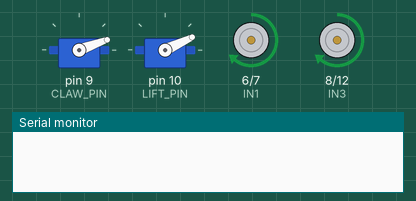
Simulated run of this sketch. Board: Arduino Uno, built with avr-gcc and run on an emulated ATmega328P. Parts: 2 × servo, motor-driver pin pairs drawn as motors (green arrow = first pin HIGH = forward, orange = second pin HIGH = backward, longer = more drive, scaled by the enable pin), the last lines printed to the serial monitor.

Above: at 0.85 s.
At 2.0 s:
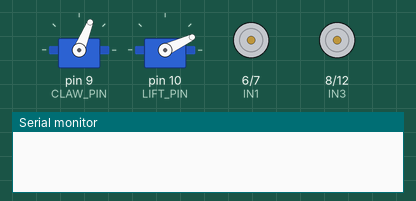
At 3.0 s:
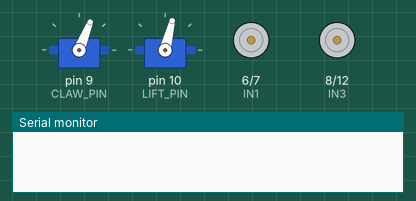
At 4.05 s:
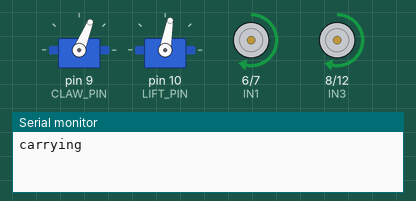
At 5.1 s:
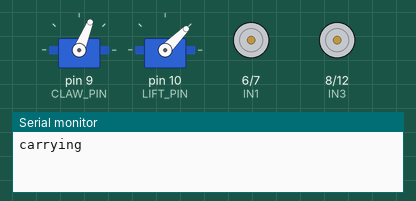
At 9.35 s:
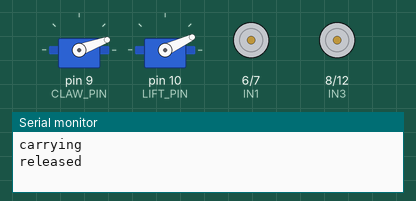
Timing chart, 0 to 10.7 s (numbered marks = the images above):
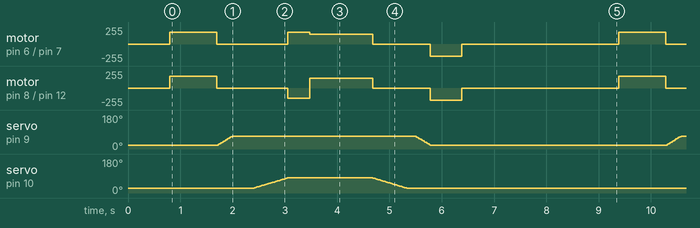

Measured:
- by itself, motor on pin 8 (IN3) / pin 12 (IN4): stopped → forward 180/255 at 0.80 s, → stopped 0.90 s later, → backward 150/255 1.4 s later, → forward 150/255 0.42 s later, … (33 changes in this stretch)
- by itself, motor on pin 6 (IN1) / pin 7 (IN2): repeats every 8.6 s: stopped 1.4 s, forward 180/255 0.42 s, forward 150/255 1.2 s, stopped 1.1 s, backward 180/255 0.60 s, stopped 3.0 s, forward 180/255 0.90 s

The sketch:

competition_robot.ino
```cpp
/*
 * OntarioSkills Competition Robot
 * -------------------------------
 * Differential drivetrain plus a motorised claw that grabs, lifts,
 * carries and releases boxes around a set course.
 *
 * The two things that took the longest to get right are both encoded
 * here as constants: GRIP_CLOSED (how hard the claw squeezes) and the
 * lift timing, because a claw that closes too gently drops the box
 * mid-lift and one that closes too hard stalls the servo.
 *
 * Board: Arduino Uno · Driver: L298N
 *
 * Castlebrooke Robotics Team — drivetrain and control logic by Jashan Multani
 */

#include <Servo.h>

// ---------------------------------------------------------------- pins
const uint8_t ENA = 5, IN1 = 6,  IN2 = 7;    // left drive
const uint8_t ENB = 11, IN3 = 8, IN4 = 12;   // right drive
const uint8_t CLAW_PIN = 9;
const uint8_t LIFT_PIN = 10;

/* ------------------------------------------------------------- tuning
 * GRIP_CLOSED was the fix for the claw dropping boxes mid-lift. The
 * first value let the box slip the moment the arm started moving; too
 * far the other way and the servo stalls and buzzes. This is the angle
 * that holds without straining.
 */
const uint8_t GRIP_OPEN    = 20;
const uint8_t GRIP_CLOSED  = 68;

const uint8_t LIFT_DOWN    = 25;
const uint8_t LIFT_CARRY   = 80;

/* Weight distribution was the other problem: under a heavy box the
 * whole robot tilted forward like it was about to face-plant. We
 * reinforced the chassis, and capped drive power while carrying so it
 * doesn't lurch on acceleration. */
const uint8_t SPEED_NORMAL  = 180;
const uint8_t SPEED_LOADED  = 120;   // while a box is in the claw
const uint8_t SPEED_TURN    = 150;

const uint16_t GRIP_SETTLE_MS = 400; // let the claw close BEFORE lifting
const uint16_t LIFT_STEP_MS   = 12;  // per degree — slow lift, less tilt

Servo claw, lift;
bool carrying = false;

void setup() {
  pinMode(ENA, OUTPUT); pinMode(IN1, OUTPUT); pinMode(IN2, OUTPUT);
  pinMode(ENB, OUTPUT); pinMode(IN3, OUTPUT); pinMode(IN4, OUTPUT);
  claw.attach(CLAW_PIN); lift.attach(LIFT_PIN);
  claw.write(GRIP_OPEN); lift.write(LIFT_DOWN);
  Serial.begin(9600);
  delay(800);
}

// ------------------------------------------------------------- drive
void drive(int l, int r) {
  digitalWrite(IN1, l >= 0); digitalWrite(IN2, l < 0);
  digitalWrite(IN3, r >= 0); digitalWrite(IN4, r < 0);
  analogWrite(ENA, constrain(abs(l), 0, 255));
  analogWrite(ENB, constrain(abs(r), 0, 255));
}
void halt() { drive(0, 0); }

uint8_t cruise() { return carrying ? SPEED_LOADED : SPEED_NORMAL; }

void forward(uint16_t ms) { drive(cruise(), cruise()); delay(ms); halt(); }
void back(uint16_t ms)    { drive(-cruise(), -cruise()); delay(ms); halt(); }
void turnLeft(uint16_t ms)  { drive(-SPEED_TURN,  SPEED_TURN); delay(ms); halt(); }
void turnRight(uint16_t ms) { drive( SPEED_TURN, -SPEED_TURN); delay(ms); halt(); }

// --------------------------------------------------------------- claw
void sweep(Servo &s, uint8_t target, uint16_t stepMs) {
  int pos = s.read();
  int dir = (target > pos) ? 1 : -1;
  while (pos != target) { pos += dir; s.write(pos); delay(stepMs); }
}

void grab() {
  sweep(claw, GRIP_CLOSED, 6);
  delay(GRIP_SETTLE_MS);        // the fix: settle BEFORE taking the weight
  sweep(lift, LIFT_CARRY, LIFT_STEP_MS);
  carrying = true;
  Serial.println(F("carrying"));
}

void release() {
  sweep(lift, LIFT_DOWN, LIFT_STEP_MS);
  delay(150);
  sweep(claw, GRIP_OPEN, 6);
  carrying = false;
  Serial.println(F("released"));
}

// --------------------------------------------------- example routine
// A pick-and-place pass. Distances are timed for our chassis; on a
// different build every one of these numbers changes.
void pickAndPlace() {
  forward(900);
  grab();
  turnRight(420);
  forward(1200);
  release();
  back(600);
}

void loop() {
  pickAndPlace();
  delay(3000);
}
```
